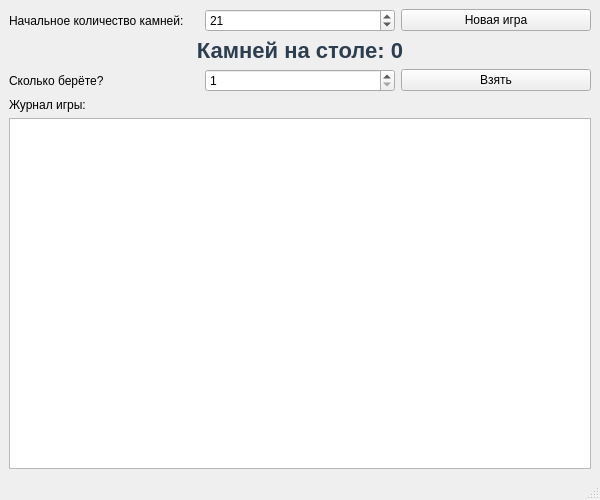
<?xml version="1.0" encoding="UTF-8"?>
<ui version="4.0">
 <class>MainWindow</class>
 <widget class="QMainWindow" name="MainWindow">
  <property name="geometry">
   <rect>
    <x>0</x>
    <y>0</y>
    <width>600</width>
    <height>500</height>
   </rect>
  </property>
  <property name="windowTitle">
   <string>Псевдоним (Ним)</string>
  </property>
  <widget class="QWidget" name="centralwidget">
   <layout class="QVBoxLayout" name="verticalLayout">
    <item>
     <layout class="QHBoxLayout" name="row1">
      <item>
       <widget class="QLabel" name="labelN">
        <property name="text">
         <string>Начальное количество камней:</string>
        </property>
       </widget>
      </item>
      <item>
       <widget class="QSpinBox" name="spinN">
        <property name="minimum">
         <number>1</number>
        </property>
        <property name="maximum">
         <number>1000</number>
        </property>
        <property name="value">
         <number>21</number>
        </property>
       </widget>
      </item>
      <item>
       <widget class="QPushButton" name="btnNew">
        <property name="text">
         <string>Новая игра</string>
        </property>
       </widget>
      </item>
     </layout>
    </item>
    <item>
     <widget class="QLabel" name="labelStones">
      <property name="text">
       <string>Камней на столе: 0</string>
      </property>
      <property name="alignment">
       <set>Qt::AlignCenter</set>
      </property>
      <property name="styleSheet">
       <string>font-size: 22px; font-weight: bold; color: #2c3e50;</string>
      </property>
     </widget>
    </item>
    <item>
     <layout class="QHBoxLayout" name="row2">
      <item>
       <widget class="QLabel" name="labelTake">
        <property name="text">
         <string>Сколько берёте?</string>
        </property>
       </widget>
      </item>
      <item>
       <widget class="QSpinBox" name="spinTake">
        <property name="minimum">
         <number>1</number>
        </property>
        <property name="maximum">
         <number>3</number>
        </property>
        <property name="value">
         <number>1</number>
        </property>
       </widget>
      </item>
      <item>
       <widget class="QPushButton" name="btnTake">
        <property name="text">
         <string>Взять</string>
        </property>
       </widget>
      </item>
     </layout>
    </item>
    <item>
     <widget class="QLabel" name="labelLog">
      <property name="text">
       <string>Журнал игры:</string>
      </property>
     </widget>
    </item>
    <item>
     <widget class="QTextEdit" name="logView">
      <property name="readOnly">
       <bool>true</bool>
      </property>
     </widget>
    </item>
   </layout>
  </widget>
  <widget class="QStatusBar" name="statusbar"/>
 </widget>
 <resources/>
 <connections/>
</ui>
